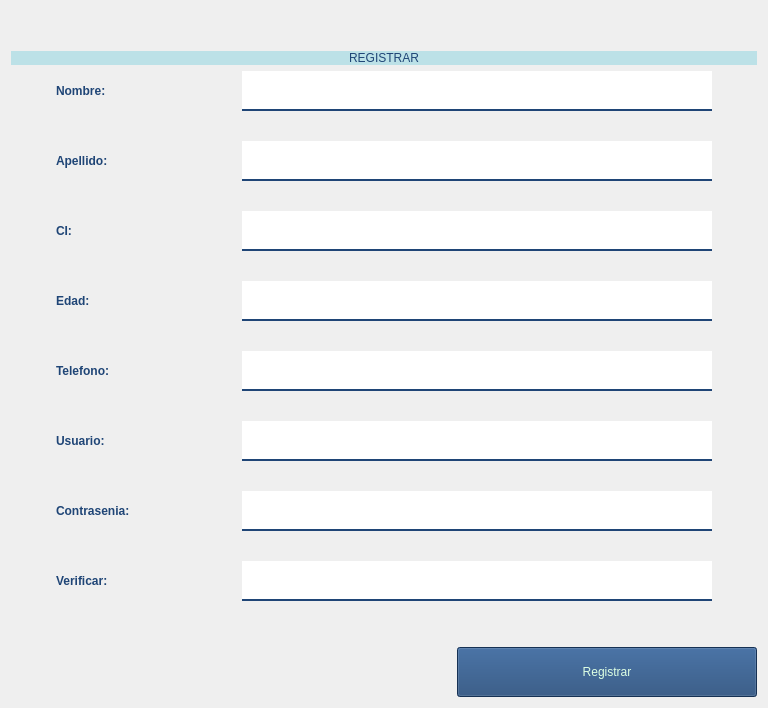
                         <widget class="QWidget" name="pagRegistrar">
                          <property name="styleSheet">
                           <string notr="true">font: 77 15pt &quot;Bahnschrift SemiBold&quot;;</string>
                          </property>
                          <layout class="QVBoxLayout" name="verticalLayout_12">
                           <item>
                            <spacer name="verticalSpacer_3">
                             <property name="orientation">
                              <enum>Qt::Vertical</enum>
                             </property>
                             <property name="sizeHint" stdset="0">
                              <size>
                               <width>20</width>
                               <height>40</height>
                              </size>
                             </property>
                            </spacer>
                           </item>
                           <item>
                            <widget class="QLabel" name="label_4">
                             <property name="minimumSize">
                              <size>
                               <width>0</width>
                               <height>0</height>
                              </size>
                             </property>
                             <property name="styleSheet">
                              <string notr="true">font: 75 25pt &quot;Times New Roman&quot;;
color: rgb(31, 69,118);
background-color: rgb(188,225,231);

</string>
                             </property>
                             <property name="text">
                              <string>REGISTRAR</string>
                             </property>
                             <property name="alignment">
                              <set>Qt::AlignCenter</set>
                             </property>
                            </widget>
                           </item>
                           <item>
                            <layout class="QHBoxLayout" name="horizontalLayout_2">
                             <item>
                              <spacer name="horizontalSpacer_8">
                               <property name="orientation">
                                <enum>Qt::Horizontal</enum>
                               </property>
                               <property name="sizeHint" stdset="0">
                                <size>
                                 <width>40</width>
                                 <height>20</height>
                                </size>
                               </property>
                              </spacer>
                             </item>
                             <item>
                              <layout class="QVBoxLayout" name="verticalLayout_9">
                               <property name="spacing">
                                <number>30</number>
                               </property>
                               <item>
                                <widget class="QLabel" name="regi_nombre_3">
                                 <property name="minimumSize">
                                  <size>
                                   <width>180</width>
                                   <height>40</height>
                                  </size>
                                 </property>
                                 <property name="maximumSize">
                                  <size>
                                   <width>180</width>
                                   <height>40</height>
                                  </size>
                                 </property>
                                 <property name="styleSheet">
                                  <string notr="true">color: rgb(31, 69,118);
font: 18pt &quot;Times New Roman&quot;;</string>
                                 </property>
                                 <property name="text">
                                  <string>&lt;html&gt;&lt;head/&gt;&lt;body&gt;&lt;p&gt;&lt;span style=&quot; font-weight:600;&quot;&gt;Nombre: &lt;/span&gt;&lt;/p&gt;&lt;/body&gt;&lt;/html&gt;</string>
                                 </property>
                                </widget>
                               </item>
                               <item>
                                <widget class="QLabel" name="regi_apellido_3">
                                 <property name="minimumSize">
                                  <size>
                                   <width>180</width>
                                   <height>40</height>
                                  </size>
                                 </property>
                                 <property name="maximumSize">
                                  <size>
                                   <width>180</width>
                                   <height>40</height>
                                  </size>
                                 </property>
                                 <property name="styleSheet">
                                  <string notr="true">color: rgb(31, 69,118);
font: 18pt &quot;Times New Roman&quot;;</string>
                                 </property>
                                 <property name="text">
                                  <string>&lt;html&gt;&lt;head/&gt;&lt;body&gt;&lt;p&gt;&lt;span style=&quot; font-weight:600;&quot;&gt;Apellido:&lt;/span&gt;&lt;/p&gt;&lt;/body&gt;&lt;/html&gt;</string>
                                 </property>
                                </widget>
                               </item>
                               <item>
                                <widget class="QLabel" name="regi_CI_3">
                                 <property name="minimumSize">
                                  <size>
                                   <width>180</width>
                                   <height>40</height>
                                  </size>
                                 </property>
                                 <property name="maximumSize">
                                  <size>
                                   <width>180</width>
                                   <height>40</height>
                                  </size>
                                 </property>
                                 <property name="styleSheet">
                                  <string notr="true">color: rgb(31, 69,118);
font: 18pt &quot;Times New Roman&quot;;</string>
                                 </property>
                                 <property name="text">
                                  <string>&lt;html&gt;&lt;head/&gt;&lt;body&gt;&lt;p&gt;&lt;span style=&quot; font-weight:600;&quot;&gt;CI:&lt;/span&gt;&lt;/p&gt;&lt;/body&gt;&lt;/html&gt;</string>
                                 </property>
                                </widget>
                               </item>
                               <item>
                                <widget class="QLabel" name="regi_edad_3">
                                 <property name="minimumSize">
                                  <size>
                                   <width>180</width>
                                   <height>40</height>
                                  </size>
                                 </property>
                                 <property name="maximumSize">
                                  <size>
                                   <width>180</width>
                                   <height>40</height>
                                  </size>
                                 </property>
                                 <property name="styleSheet">
                                  <string notr="true">color: rgb(31, 69,118);
font: 18pt &quot;Times New Roman&quot;;</string>
                                 </property>
                                 <property name="text">
                                  <string>&lt;html&gt;&lt;head/&gt;&lt;body&gt;&lt;p&gt;&lt;span style=&quot; font-weight:600;&quot;&gt;Edad:&lt;/span&gt;&lt;/p&gt;&lt;/body&gt;&lt;/html&gt;</string>
                                 </property>
                                </widget>
                               </item>
                               <item>
                                <widget class="QLabel" name="regi_telefono_3">
                                 <property name="minimumSize">
                                  <size>
                                   <width>180</width>
                                   <height>40</height>
                                  </size>
                                 </property>
                                 <property name="maximumSize">
                                  <size>
                                   <width>180</width>
                                   <height>40</height>
                                  </size>
                                 </property>
                                 <property name="styleSheet">
                                  <string notr="true">color: rgb(31, 69,118);
font: 18pt &quot;Times New Roman&quot;;</string>
                                 </property>
                                 <property name="text">
                                  <string>&lt;html&gt;&lt;head/&gt;&lt;body&gt;&lt;p&gt;&lt;span style=&quot; font-weight:600;&quot;&gt;Telefono:&lt;/span&gt;&lt;/p&gt;&lt;/body&gt;&lt;/html&gt;</string>
                                 </property>
                                </widget>
                               </item>
                               <item>
                                <widget class="QLabel" name="regi_usuario_3">
                                 <property name="minimumSize">
                                  <size>
                                   <width>180</width>
                                   <height>40</height>
                                  </size>
                                 </property>
                                 <property name="maximumSize">
                                  <size>
                                   <width>180</width>
                                   <height>40</height>
                                  </size>
                                 </property>
                                 <property name="styleSheet">
                                  <string notr="true">color: rgb(31, 69,118);
font: 18pt &quot;Times New Roman&quot;;</string>
                                 </property>
                                 <property name="text">
                                  <string>&lt;html&gt;&lt;head/&gt;&lt;body&gt;&lt;p&gt;&lt;span style=&quot; font-weight:600;&quot;&gt;Usuario:&lt;/span&gt;&lt;/p&gt;&lt;/body&gt;&lt;/html&gt;</string>
                                 </property>
                                </widget>
                               </item>
                               <item>
                                <widget class="QLabel" name="regi_contrasenia_3">
                                 <property name="minimumSize">
                                  <size>
                                   <width>180</width>
                                   <height>40</height>
                                  </size>
                                 </property>
                                 <property name="maximumSize">
                                  <size>
                                   <width>180</width>
                                   <height>40</height>
                                  </size>
                                 </property>
                                 <property name="styleSheet">
                                  <string notr="true">color: rgb(31, 69,118);
font: 18pt &quot;Times New Roman&quot;;</string>
                                 </property>
                                 <property name="text">
                                  <string>&lt;html&gt;&lt;head/&gt;&lt;body&gt;&lt;p&gt;&lt;span style=&quot; font-weight:600;&quot;&gt;Contrasenia:&lt;/span&gt;&lt;/p&gt;&lt;/body&gt;&lt;/html&gt;</string>
                                 </property>
                                </widget>
                               </item>
                               <item>
                                <widget class="QLabel" name="regi_verificar_3">
                                 <property name="minimumSize">
                                  <size>
                                   <width>180</width>
                                   <height>40</height>
                                  </size>
                                 </property>
                                 <property name="maximumSize">
                                  <size>
                                   <width>180</width>
                                   <height>40</height>
                                  </size>
                                 </property>
                                 <property name="styleSheet">
                                  <string notr="true">color: rgb(31, 69,118);
font: 18pt &quot;Times New Roman&quot;;</string>
                                 </property>
                                 <property name="text">
                                  <string>&lt;html&gt;&lt;head/&gt;&lt;body&gt;&lt;p&gt;&lt;span style=&quot; font-weight:600;&quot;&gt;Verificar:&lt;/span&gt;&lt;/p&gt;&lt;/body&gt;&lt;/html&gt;</string>
                                 </property>
                                </widget>
                               </item>
                              </layout>
                             </item>
                             <item>
                              <layout class="QVBoxLayout" name="verticalLayout_11">
                               <property name="spacing">
                                <number>30</number>
                               </property>
                               <item>
                                <widget class="QLineEdit" name="regi_nombre">
                                 <property name="minimumSize">
                                  <size>
                                   <width>470</width>
                                   <height>40</height>
                                  </size>
                                 </property>
                                 <property name="maximumSize">
                                  <size>
                                   <width>470</width>
                                   <height>40</height>
                                  </size>
                                 </property>
                                 <property name="styleSheet">
                                  <string notr="true">QLineEdit{
border:0px;
color: rgb(31, 69,118);
border-bottom:2px solid rgb(31, 69,118);
fond:75 12pt &quot;Times New Roman&quot;;
}</string>
                                 </property>
                                </widget>
                               </item>
                               <item>
                                <widget class="QLineEdit" name="regi_apellido">
                                 <property name="minimumSize">
                                  <size>
                                   <width>470</width>
                                   <height>40</height>
                                  </size>
                                 </property>
                                 <property name="maximumSize">
                                  <size>
                                   <width>470</width>
                                   <height>40</height>
                                  </size>
                                 </property>
                                 <property name="styleSheet">
                                  <string notr="true">QLineEdit{
border:0px;
color: rgb(31, 69,118);
border-bottom:2px solid rgb(31, 69,118);
fond:75 12pt &quot;Times New Roman&quot;;
}</string>
                                 </property>
                                </widget>
                               </item>
                               <item>
                                <widget class="QLineEdit" name="regi_CI">
                                 <property name="minimumSize">
                                  <size>
                                   <width>470</width>
                                   <height>40</height>
                                  </size>
                                 </property>
                                 <property name="maximumSize">
                                  <size>
                                   <width>470</width>
                                   <height>40</height>
                                  </size>
                                 </property>
                                 <property name="styleSheet">
                                  <string notr="true">QLineEdit{
border:0px;
color: rgb(31, 69,118);
border-bottom:2px solid rgb(31, 69,118);
fond:75 12pt &quot;Times New Roman&quot;;
}
</string>
                                 </property>
                                </widget>
                               </item>
                               <item>
                                <widget class="QLineEdit" name="regi_edad">
                                 <property name="minimumSize">
                                  <size>
                                   <width>470</width>
                                   <height>40</height>
                                  </size>
                                 </property>
                                 <property name="maximumSize">
                                  <size>
                                   <width>470</width>
                                   <height>40</height>
                                  </size>
                                 </property>
                                 <property name="styleSheet">
                                  <string notr="true">QLineEdit{
border:0px;
color: rgb(31, 69,118);
border-bottom:2px solid rgb(31, 69,118);
fond:75 12pt &quot;Times New Roman&quot;;
}</string>
                                 </property>
                                </widget>
                               </item>
                               <item>
                                <widget class="QLineEdit" name="regi_telefono">
                                 <property name="minimumSize">
                                  <size>
                                   <width>470</width>
                                   <height>40</height>
                                  </size>
                                 </property>
                                 <property name="maximumSize">
                                  <size>
                                   <width>470</width>
                                   <height>40</height>
                                  </size>
                                 </property>
                                 <property name="styleSheet">
                                  <string notr="true">QLineEdit{
border:0px;
color: rgb(31, 69,118);
border-bottom:2px solid rgb(31, 69,118);
fond:75 12pt &quot;Times New Roman&quot;;
}</string>
                                 </property>
                                </widget>
                               </item>
                               <item>
                                <widget class="QLineEdit" name="lineEdit_5">
                                 <property name="minimumSize">
                                  <size>
                                   <width>470</width>
                                   <height>40</height>
                                  </size>
                                 </property>
                                 <property name="maximumSize">
                                  <size>
                                   <width>470</width>
                                   <height>40</height>
                                  </size>
                                 </property>
                                 <property name="styleSheet">
                                  <string notr="true">QLineEdit{
border:0px;
color: rgb(31, 69,118);
border-bottom:2px solid rgb(31, 69,118);
fond:75 12pt &quot;Times New Roman&quot;;
}</string>
                                 </property>
                                </widget>
                               </item>
                               <item>
                                <widget class="QLineEdit" name="regi_contrasenia">
                                 <property name="minimumSize">
                                  <size>
                                   <width>470</width>
                                   <height>40</height>
                                  </size>
                                 </property>
                                 <property name="maximumSize">
                                  <size>
                                   <width>470</width>
                                   <height>40</height>
                                  </size>
                                 </property>
                                 <property name="styleSheet">
                                  <string notr="true">QLineEdit{
border:0px;
color: rgb(31, 69,118);
border-bottom:2px solid rgb(31, 69,118);
fond:75 12pt &quot;Times New Roman&quot;;
}
</string>
                                 </property>
                                </widget>
                               </item>
                               <item>
                                <widget class="QLineEdit" name="regi_verificar">
                                 <property name="minimumSize">
                                  <size>
                                   <width>470</width>
                                   <height>40</height>
                                  </size>
                                 </property>
                                 <property name="maximumSize">
                                  <size>
                                   <width>470</width>
                                   <height>40</height>
                                  </size>
                                 </property>
                                 <property name="styleSheet">
                                  <string notr="true">QLineEdit{
border:0px;
color: rgb(31, 69,118);
border-bottom:2px solid rgb(31, 69,118);
fond:75 12pt &quot;Times New Roman&quot;;
}</string>
                                 </property>
                                 <property name="echoMode">
                                  <enum>QLineEdit::Password</enum>
                                 </property>
                                </widget>
                               </item>
                              </layout>
                             </item>
                             <item>
                              <spacer name="horizontalSpacer_3">
                               <property name="orientation">
                                <enum>Qt::Horizontal</enum>
                               </property>
                               <property name="sizeHint" stdset="0">
                                <size>
                                 <width>40</width>
                                 <height>20</height>
                                </size>
                               </property>
                              </spacer>
                             </item>
                            </layout>
                           </item>
                           <item>
                            <spacer name="verticalSpacer">
                             <property name="orientation">
                              <enum>Qt::Vertical</enum>
                             </property>
                             <property name="sizeHint" stdset="0">
                              <size>
                               <width>20</width>
                               <height>40</height>
                              </size>
                             </property>
                            </spacer>
                           </item>
                           <item>
                            <layout class="QHBoxLayout" name="horizontalLayout_3">
                             <item>
                              <widget class="QLabel" name="regi_signal">
                               <property name="sizePolicy">
                                <sizepolicy hsizetype="Preferred" vsizetype="Preferred">
                                 <horstretch>200</horstretch>
                                 <verstretch>40</verstretch>
                                </sizepolicy>
                               </property>
                               <property name="minimumSize">
                                <size>
                                 <width>400</width>
                                 <height>40</height>
                                </size>
                               </property>
                               <property name="maximumSize">
                                <size>
                                 <width>400</width>
                                 <height>40</height>
                                </size>
                               </property>
                               <property name="styleSheet">
                                <string notr="true">font: 14pt &quot;MS Reference Sans Serif&quot;;
color: rgb(75,134,178);</string>
                               </property>
                               <property name="text">
                                <string/>
                               </property>
                              </widget>
                             </item>
                             <item>
                              <spacer name="horizontalSpacer_2">
                               <property name="orientation">
                                <enum>Qt::Horizontal</enum>
                               </property>
                               <property name="sizeHint" stdset="0">
                                <size>
                                 <width>40</width>
                                 <height>20</height>
                                </size>
                               </property>
                              </spacer>
                             </item>
                             <item>
                              <widget class="QPushButton" name="bt_regi">
                               <property name="sizePolicy">
                                <sizepolicy hsizetype="Preferred" vsizetype="Fixed">
                                 <horstretch>0</horstretch>
                                 <verstretch>0</verstretch>
                                </sizepolicy>
                               </property>
                               <property name="minimumSize">
                                <size>
                                 <width>300</width>
                                 <height>50</height>
                                </size>
                               </property>
                               <property name="maximumSize">
                                <size>
                                 <width>300</width>
                                 <height>50</height>
                                </size>
                               </property>
                               <property name="styleSheet">
                                <string notr="true">background-color: rgb(31, 69,118);
color:rgb(221, 255, 227);


font: 15pt&quot;Kristen ITC&quot;;</string>
                               </property>
                               <property name="text">
                                <string>Registrar</string>
                               </property>
                              </widget>
                             </item>
                            </layout>
                           </item>
                          </layout>
                         </widget>
